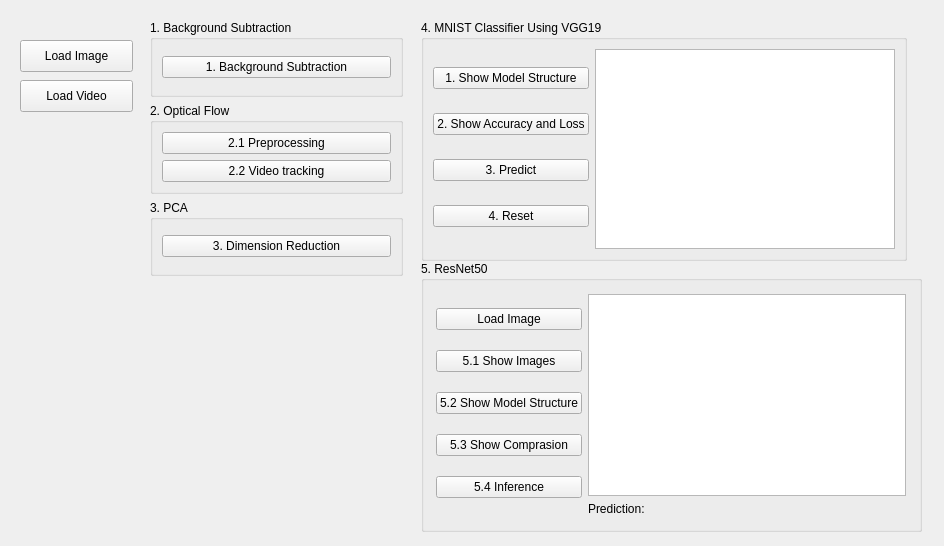
<?xml version="1.0" encoding="UTF-8"?>
<ui version="4.0">
 <class>MainWindow</class>
 <widget class="QMainWindow" name="MainWindow">
  <property name="geometry">
   <rect>
    <x>0</x>
    <y>0</y>
    <width>944</width>
    <height>546</height>
   </rect>
  </property>
  <property name="windowTitle">
   <string>MainWindow</string>
  </property>
  <widget class="QWidget" name="centralwidget">
   <widget class="QPushButton" name="pushButton">
    <property name="geometry">
     <rect>
      <x>20</x>
      <y>40</y>
      <width>113</width>
      <height>32</height>
     </rect>
    </property>
    <property name="text">
     <string>Load Image</string>
    </property>
   </widget>
   <widget class="QPushButton" name="pushButton_2">
    <property name="geometry">
     <rect>
      <x>20</x>
      <y>80</y>
      <width>113</width>
      <height>32</height>
     </rect>
    </property>
    <property name="text">
     <string>Load Video</string>
    </property>
   </widget>
   <widget class="QWidget" name="layoutWidget">
    <property name="geometry">
     <rect>
      <x>150</x>
      <y>20</y>
      <width>253</width>
      <height>256</height>
     </rect>
    </property>
    <layout class="QVBoxLayout" name="verticalLayout_8">
     <item>
      <widget class="QGroupBox" name="groupBox">
       <property name="title">
        <string>1. Background Subtraction</string>
       </property>
       <layout class="QVBoxLayout" name="verticalLayout">
        <item>
         <widget class="QPushButton" name="pushButton_3">
          <property name="text">
           <string>1. Background Subtraction</string>
          </property>
         </widget>
        </item>
       </layout>
      </widget>
     </item>
     <item>
      <widget class="QGroupBox" name="groupBox_2">
       <property name="title">
        <string>2. Optical Flow</string>
       </property>
       <layout class="QVBoxLayout" name="verticalLayout_7">
        <item>
         <layout class="QVBoxLayout" name="verticalLayout_2">
          <item>
           <widget class="QPushButton" name="pushButton_8">
            <property name="text">
             <string>2.1 Preprocessing</string>
            </property>
           </widget>
          </item>
          <item>
           <widget class="QPushButton" name="pushButton_19">
            <property name="text">
             <string>2.2 Video tracking</string>
            </property>
           </widget>
          </item>
         </layout>
        </item>
       </layout>
      </widget>
     </item>
     <item>
      <widget class="QGroupBox" name="groupBox_3">
       <property name="title">
        <string>3. PCA</string>
       </property>
       <layout class="QVBoxLayout" name="verticalLayout_3">
        <item>
         <widget class="QPushButton" name="pushButton_9">
          <property name="text">
           <string>3. Dimension Reduction</string>
          </property>
         </widget>
        </item>
       </layout>
      </widget>
     </item>
    </layout>
   </widget>
   <widget class="QGroupBox" name="groupBox_4">
    <property name="geometry">
     <rect>
      <x>421</x>
      <y>20</y>
      <width>486</width>
      <height>241</height>
     </rect>
    </property>
    <property name="title">
     <string>4. MNIST Classifier Using VGG19</string>
    </property>
    <layout class="QGridLayout" name="gridLayout_2">
     <item row="0" column="1">
      <widget class="QGraphicsView" name="graphicsView"/>
     </item>
     <item row="0" column="0">
      <layout class="QVBoxLayout" name="verticalLayout_5">
       <item>
        <widget class="QPushButton" name="pushButton_10">
         <property name="text">
          <string>1. Show Model Structure</string>
         </property>
        </widget>
       </item>
       <item>
        <widget class="QPushButton" name="pushButton_11">
         <property name="text">
          <string>2. Show Accuracy and Loss</string>
         </property>
        </widget>
       </item>
       <item>
        <widget class="QPushButton" name="pushButton_12">
         <property name="text">
          <string>3. Predict</string>
         </property>
        </widget>
       </item>
       <item>
        <widget class="QPushButton" name="pushButton_13">
         <property name="text">
          <string>4. Reset</string>
         </property>
        </widget>
       </item>
      </layout>
     </item>
    </layout>
   </widget>
   <widget class="QGroupBox" name="groupBox_5">
    <property name="geometry">
     <rect>
      <x>421</x>
      <y>261</y>
      <width>501</width>
      <height>271</height>
     </rect>
    </property>
    <property name="title">
     <string>5. ResNet50</string>
    </property>
    <widget class="QWidget" name="">
     <property name="geometry">
      <rect>
       <x>15</x>
       <y>33</y>
       <width>470</width>
       <height>222</height>
      </rect>
     </property>
     <layout class="QHBoxLayout" name="horizontalLayout">
      <item>
       <layout class="QVBoxLayout" name="verticalLayout_4">
        <item>
         <widget class="QPushButton" name="pushButton_14">
          <property name="text">
           <string>Load Image</string>
          </property>
         </widget>
        </item>
        <item>
         <widget class="QPushButton" name="pushButton_15">
          <property name="text">
           <string>5.1 Show Images</string>
          </property>
         </widget>
        </item>
        <item>
         <widget class="QPushButton" name="pushButton_16">
          <property name="text">
           <string>5.2 Show Model Structure</string>
          </property>
         </widget>
        </item>
        <item>
         <widget class="QPushButton" name="pushButton_17">
          <property name="text">
           <string>5.3 Show Comprasion</string>
          </property>
         </widget>
        </item>
        <item>
         <widget class="QPushButton" name="pushButton_18">
          <property name="text">
           <string>5.4 Inference</string>
          </property>
         </widget>
        </item>
       </layout>
      </item>
      <item>
       <layout class="QVBoxLayout" name="verticalLayout_6">
        <item>
         <widget class="QGraphicsView" name="graphicsView_2"/>
        </item>
        <item>
         <widget class="QLabel" name="label">
          <property name="text">
           <string>Prediction:</string>
          </property>
         </widget>
        </item>
       </layout>
      </item>
     </layout>
    </widget>
   </widget>
  </widget>
 </widget>
 <resources/>
 <connections/>
</ui>
